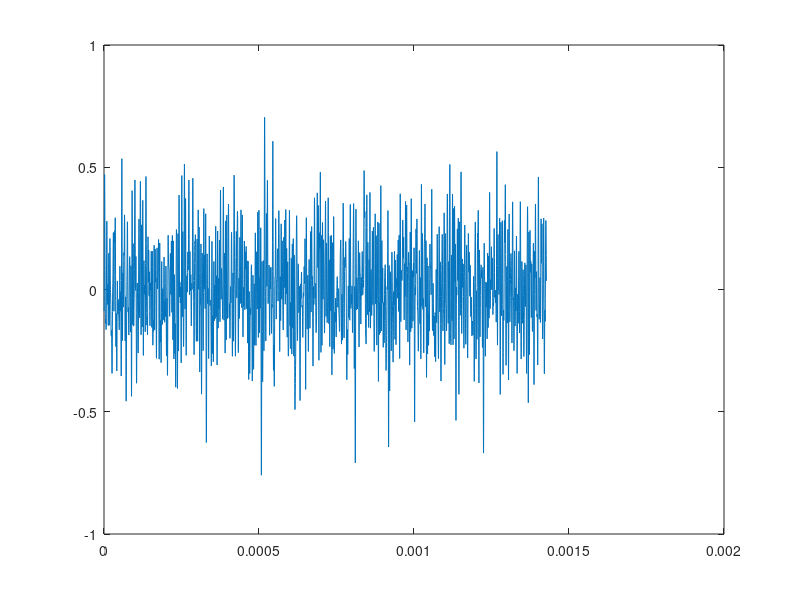
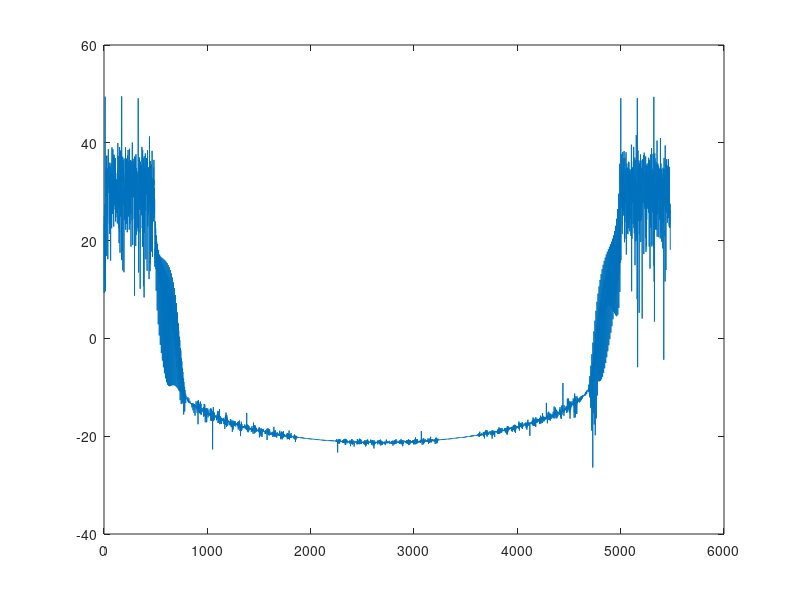

Source code (MATLAB) for these figures, in order:
% lg_subcarier spacing_pilot tones_number symbols 
% tx_data_12_08_lg_7500_8_50
% tx_data_12_08_lg_7500_11
% tx_data_12_08_s_7500_8_20
% tx_data_12_08_s_15000_8_20
% tx_data_12_08_s_15000_8_50
% tx_data_12_08_s_30000_8_50
% tx_data_12_08_short_period
% tx_data_12_08
% tx_data_old

fft_size = 2^ceil(log2(90));
fs = fft_size * 30000;
sampling_period= fs^-1;

tx_data = load('OFDM_10_12_2020/tx_data.mat')
tx_data = tx_data.save_data_tx;

tx_data_sent = load('OFDM_10_12_2020/tx_data_oversampled4.mat')
tx_data_sent = tx_data_sent.data_to_send;

t=1:1:length(tx_data_sent);
t = t * sampling_period;
figure
plot(t,real(tx_data_sent))


figure
plot(20*log10(abs(fft(tx_data_sent))))

% Y = fft(tx_data_sent');
% 
% P2 = abs(Y/length(tx_data_sent));
% P1 = P2(1:length(tx_data_sent)/2+1);
% P1(2:end-1) = 2*P1(2:end-1);
% 
% f = fs*(0:(length(tx_data_sent)/2))/length(tx_data_sent);
% plot(f,P1)